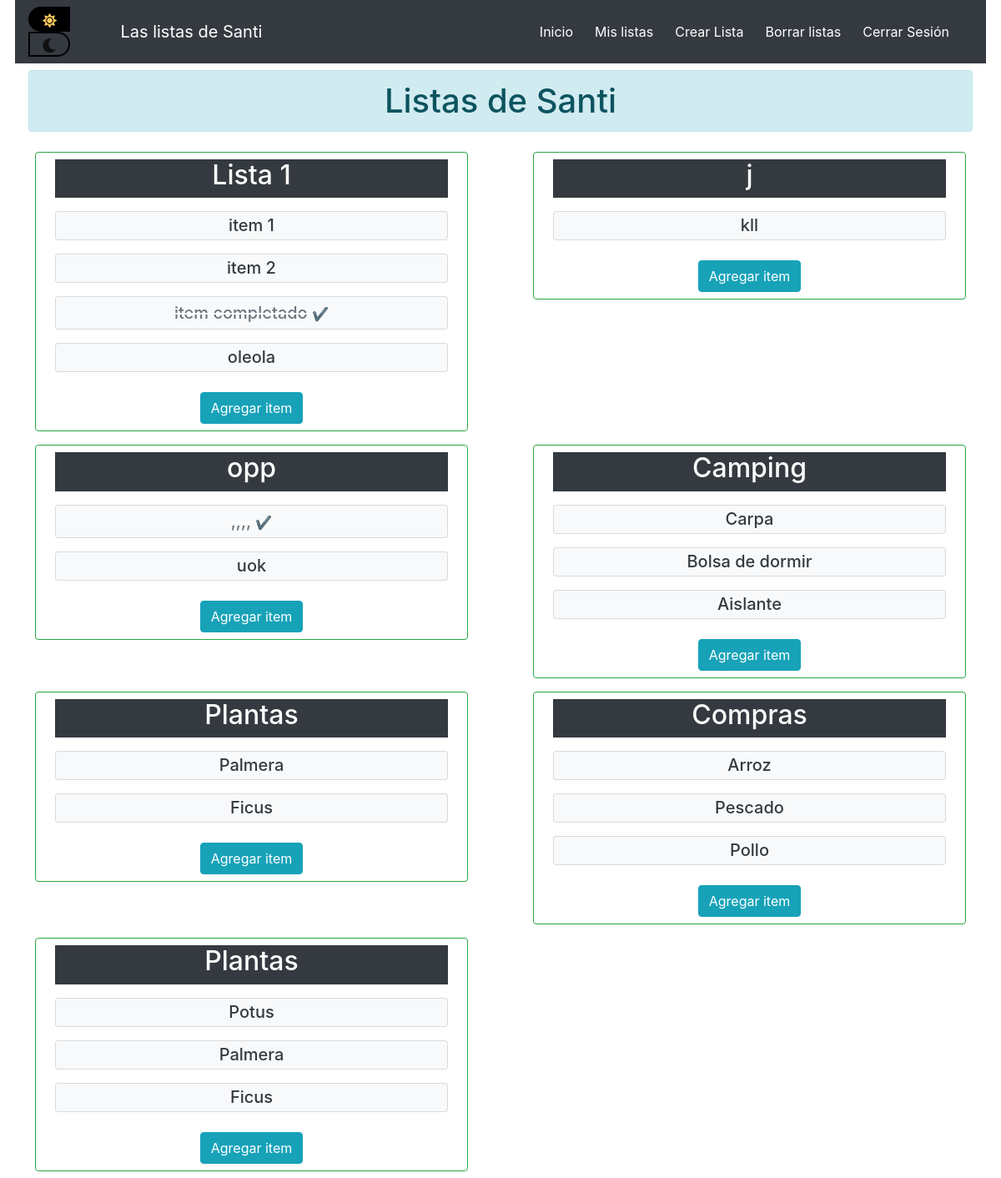
Page /listas/ (signed in) on the committed database.
### listas/models.py (models this page shows)
class Lista(models.Model):
    nombre_lista = models.CharField(max_length=200)
    user = models.ForeignKey(User, on_delete=models.CASCADE)
    class Meta:
      def __str__(self):
        return self.nombre_lista + ' - ' + self.user.username

class Item(models.Model):
  item = models.ForeignKey(Lista, on_delete=models.CASCADE)
  descripcion_item = models.CharField(max_length=1000)
  creado = models.DateTimeField(auto_now_add=True)
  fechacompletado = models.DateTimeField(null=True, blank=True)
  fecha_recordatorio = models.DateField(null=True, blank=True)
  hora_recordatorio = models.TimeField(null=True, blank=True)
  completado = models.BooleanField(default=False)

### listas/views.py (the view)
# urls.py: path('listas/', views.listas, name='listas'),
@login_required
def listas(request):
    listas = Lista.objects.filter(user=request.user)
    items = Item.objects.all()
    context = {
        'listas': listas,
        'items': items
    }
    return render(request, 'listas.html', context)

### templates/listas.html (shortened to what this page needs)
{% extends 'base.html' %}
{% block contenido %}
  <div class="text-center mt-2">
    <h1 class="alert alert-info mx-3 text-center">Listas de {{ user.username|title }} </h1>
  {% for lista in listas %}
  {% if forloop.first%}
  <div class="row">{% endif %}
    <div class="col-6 py-2 text-center">
    <div class="container card border-success col-md-11">
      <div class="text-white bg-dark my-2 mx-2 text-center">
        <h2>{{ lista.nombre_lista }}</h2>
      </div>
      {% for item in lista.item_set.all %}
<div class="card bg-light text-center my-2 mx-2 py-1" style="display: inline">
    {% if item.completado == True %}
    <del id="tachado"><a class="text-decoration-none text-secondary h5 btn-light text-center" href="{% url 'modificar_item' item.id %}"> {{ item.descripcion_item }} </del></a><p style="display: inline"> ✔</p>
    {% else %}
    <span><a class="text-decoration-none text-dark h5 btn-light text-dark text-center" href="{% url 'modificar_item' item.id %}"> {{ item.descripcion_item }} </a></span>
    {% endif %}
</div>
{% endfor %}
      <div class="text-center mt-2 py-2">
        {% include 'agregar_item.html' %}
      </div>
    </div>
    </div>
  <br>
  {% if forloop.counter|divisibleby:2 %}
  </div>
  <div class="row">{% endif %}
  {% if forloop.last %}</div>{% endif %}
  {% endfor %}
  {% endblock %}

### templates/base.html (shortened to what this page needs)
{% load static %}
<!DOCTYPE html>
<html lang="en">
  <head>
    <link rel="stylesheet" href="https://cdn.jsdelivr.net/npm/bootstrap@4.3.1/dist/css/bootstrap.min.css">
    <link rel="stylesheet" href="https://cdnjs.cloudflare.com/ajax/libs/font-awesome/5.14.0/css/all.min.css">
  </head>
  <body class="mx-auto">
    {% include 'navbar.html' %}
    {% block contenido %}
    {% endblock %}
  </body>
</html>

### templates/navbar.html (shortened to what this page needs)
<!DOCTYPE html>
<html lang="en">
  <head>
    <link rel="stylesheet" href="https://cdn.jsdelivr.net/npm/bootstrap@4.3.1/dist/css/bootstrap.min.css">
  </head>
    <nav class="navbar navbar-expand-lg navbar-dark bg-dark">
      <div class="pull-left">
        <div id="id-sun" class="btn-mode sun active">
          <i class="fas fa-sun"></i>
        </div>
        <div id="id-moon" class="btn-mode moon">
          <i class="fas fa-moon"></i>
        </div>
      </div>
  <div class="container">
    {% if user.is_authenticated %}
    <a class="navbar-brand" href="/" style="display: inline" >Las listas de {{ user.username|title }} </a>
    {% else %}
    <a class="navbar-brand" href="/">Mis listas</a>
    {% endif %}
    <div class="collapse navbar-collapse pull-right>" id="navbarNav">
      <ul class="navbar-nav ml-auto mr-0">
        <li class="nav-item">
          <a class="btn rounded-pill btn-dark" href="/" class="nav-link">Inicio</a>
        </li>
        {% if user.is_authenticated %}
        <li class="nav-item">
          <a class="btn rounded-pill btn-dark" href="{% url 'listas' %}" class="nav-link">Mis listas</a>
        </li>
        <li class="nav-item">
          <a class="btn rounded-pill btn-dark" href="{% url 'crear_lista' %}" class="nav-link">Crear Lista</a>
        </li>
        <li class="nav-item">
          <a class="btn rounded-pill btn-dark" href='{% url 'borrar_lista'%}' class="nav-link">Borrar listas</a>
        </li>
        <li class="nav-item">
          <a class="btn rounded-pill btn-dark" href="{% url 'logout' %}" class="nav-link">Cerrar Sesión</a>
        </li>
        {% endif %}
      </ul>
    </div>
  </div>
</nav>

### templates/agregar_item.html
{% block contenido %}
<div class="container">
  <a href="{% url 'crear_item' pk=lista.pk %}" class="btn btn-info">Agregar item</a>
</div>
{% endblock %}

### templates/base.html (style rules this page uses)
body { max-width: 97%; }

### templates/navbar.html (style rules this page uses)
.btn-mode { display: inline-block; width: 50px; height: 30px; border:2px solid black; transition: background-color .5s; }
.btn-mode i { display: block; font-size: 17px; text-align: center; line-height: 30px; }
.btn-mode.sun { border-top-left-radius: 20px; border-bottom-left-radius: 20px; border-right: 1px solid transparent; }
.btn-mode.moon { border-top-right-radius: 20px; border-bottom-right-radius: 20px; }
.active { background-color:black; color:#ffcd5c !important; }
body { background-color: #fff; color: #111; }

### templates/listas.html (style rules this page uses)
#tachado { text-decoration: line-through; font-size:20px; color:#fff; }

### rows in the picture
Lista: nombre_lista "Lista 1"
Item: descripcion_item "item 1"
Item: descripcion_item "item 2"
Item: descripcion_item "item completado"
Item: descripcion_item "oleola"
Lista: nombre_lista "j"
Item: descripcion_item "kll"
Lista: nombre_lista "opp"
Item: descripcion_item ",,,,"
Item: descripcion_item "uok"
Lista: nombre_lista "Camping"
Item: descripcion_item "Carpa"
Item: descripcion_item "Bolsa de dormir"
Item: descripcion_item "Aislante"
Lista: nombre_lista "Plantas"
Item: descripcion_item "Palmera"
Item: descripcion_item "Ficus"
Lista: nombre_lista "Compras"
Item: descripcion_item "Arroz"
Item: descripcion_item "Pescado"
Item: descripcion_item "Pollo"
Lista: nombre_lista "Plantas"
Item: descripcion_item "Potus"
Item: descripcion_item "Palmera"
Item: descripcion_item "Ficus"

### other values in the picture
{{ user.username|title }} "Santi"
